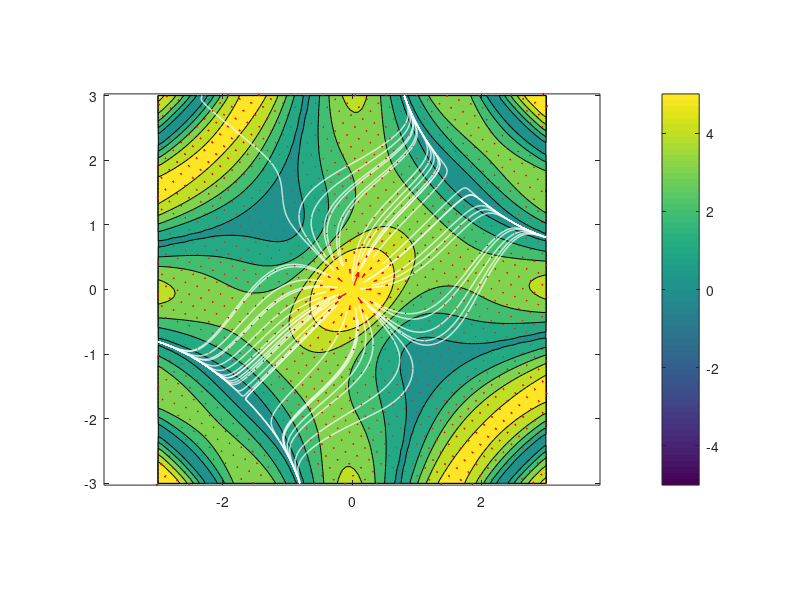

Recreate this plot in MATLAB. (Note: this script raises an error after producing the figure.)
% generate dispalcement fields from potential function and use it to
% visualize displacement gradients, divergence and curl
% Rishav Mallick, EOS, 2021

clear

% potential functions
phi = @(m,a,x2,x3) 0.5*m.*log(x2.^2 + x3.^2) + 2.*sin(a*x3.*x2);
u2_a = @(m,a,x2,x3) m.*x2./(x2.^2 + x3.^2) + 2*a*x3.*cos(a.*x3.*x2);
u3_a = @(m,a,x2,x3) m.*x3./(x2.^2 + x3.^2) + 2*a*x2.*cos(a.*x3.*x2);

m = 3;
a = 0.7;

ng = 100;

x2 = linspace(-3,3,ng)';
x3 = linspace(-3,3,ng-1);

[X2,X3] = meshgrid(x2,x3);

potfield = phi(m,a,X2,X3);
[u2,u3] = gradient(potfield,x2,x3);

rcond = sqrt(X2.^2 + X3.^2) < 0.01;
%% plot potential field and displacements
np = 8;
nsamp = 50;
rng(42)

figure(1),clf
% imagesc(x2,x3,sqrt(u2.^2 + u3.^2)), hold on
contourf(x2,x3,sqrt(u2.^2 + u3.^2),[-5:5],'-','LineWidth',0.1), hold on
startx2 = -.5 + 1.*rand(nsamp,1);
startx3 = -.5 + 1.*rand(nsamp,1);

hl=streamline(X2,X3,u2,u3,startx2,startx3);
set(hl,'Linewidth',1,'Color','w')
quiver(X2(1:np:end),X3(1:np:end),u2(1:np:end),u3(1:np:end),'r','LineWidth',1)
axis tight equal
caxis([-1 1].*5)
cb=colorbar;cb.Label.String = '\phi(x_2,x_3)';
set(gca,'FontSize',15,'LineWidth',1)


figure(2),clf
subplot(2,3,1)
imagesc(x2,x3,u2), hold on
contour(x2,x3,u2,[-5:5],'k','LineWidth',1)
axis tight equal
cb=colorbar;cb.Label.String = 'u_2';
set(gca,'FontSize',15,'LineWidth',1)
caxis([-1 1].*5)

subplot(2,3,4)
imagesc(x2,x3,u3), hold on
contour(x2,x3,u3,[-5:5],'k','LineWidth',1)
axis tight equal
cb=colorbar;cb.Label.String = 'u_3';
set(gca,'FontSize',15,'LineWidth',1)
caxis([-1 1].*5)

subplot(2,3,2)
imagesc(x2,x3,u2_a(m,a,X2,X3)), hold on
contour(x2,x3,u2_a(m,a,X2,X3),[-5:5],'k','LineWidth',1)
axis tight equal
cb=colorbar;cb.Label.String = 'u_2 (analytical)';
set(gca,'FontSize',15,'LineWidth',1)
caxis([-1 1].*5)

subplot(2,3,5)
imagesc(x2,x3,u3_a(m,a,X2,X3)), hold on
contour(x2,x3,u3_a(m,a,X2,X3),[-5:5],'k','LineWidth',1)
axis tight equal
cb=colorbar;cb.Label.String = 'u_3 (analytical)';
set(gca,'FontSize',15,'LineWidth',1)
caxis([-1 1].*5)

subplot(2,3,3)
imagesc(x2,x3,u2_a(m,a,X2,X3)-u2)
axis tight equal
cb=colorbar;cb.Label.String = 'error (u_2)';
set(gca,'FontSize',15,'LineWidth',1)
caxis([-1 1].*1)

subplot(2,3,6)
imagesc(x2,x3,u3_a(m,a,X2,X3)-u3)
axis tight equal
cb=colorbar;cb.Label.String = 'error (u_3)';
set(gca,'FontSize',15,'LineWidth',1)
caxis([-1 1].*1)

%% compute gradients
% [u22,u23] = gradient(u2_a(m,a,X2,X3),x2,x3);
% [u32,u33] = gradient(u3_a(m,a,X2,X3),x2,x3);

[u22,u23] = gradient(u2,x2,x3);
[u32,u33] = gradient(u3,x2,x3);

curlu = u32-u23;
divu = u22+u33;

curlu(rcond) = nan;
divu(rcond) = nan;

figure(4),clf
subplot(121)
imagesc(x2,x3,divu), hold on
contour(x2,x3,divu,[-10:2:10],'k-','LineWidth',1)
quiver(X2(1:np:end),X3(1:np:end),u2(1:np:end),u3(1:np:end),'r','LineWidth',1)
axis tight equal
cb=colorbar;cb.Label.String = '\nabla.u';
set(gca,'FontSize',15,'LineWidth',1)
caxis([-1 1].*10)

subplot(122)
imagesc(x2,x3,curlu), hold on
quiver(X2(1:np:end),X3(1:np:end),u2(1:np:end),u3(1:np:end),'r','LineWidth',1)
axis tight equal
cb=colorbar;cb.Label.String = '\nabla x u';
set(gca,'FontSize',15,'LineWidth',1)
caxis([-1 1].*1)








